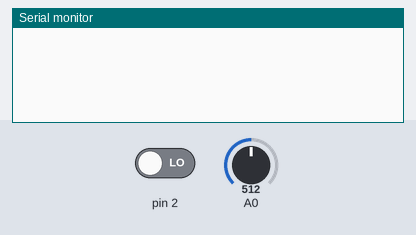
A sketch run on a simulated Arduino Uno, built with avr-gcc and run on an emulated ATmega328P. Shown: the last lines printed to the serial monitor. Inputs (shaded band) come from the test bench; at power-on: pin 2 LOW, A0 = 512.

Above: at 1.2 s.
1.3 s: pin 2 driven HIGH
At 2.7 s:
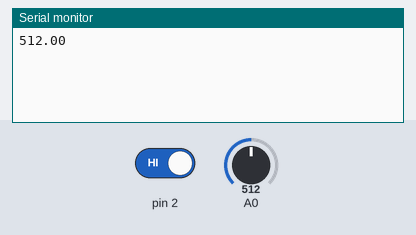
3.8 s: A0 set to 716
At 5.1 s:
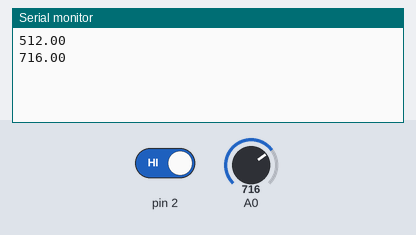
5.3 s: A0 set to 900
At 7.2 s:
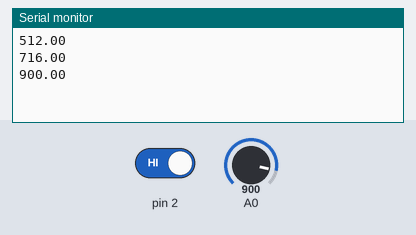
Timing chart, 0 to 8.7 s (numbered marks = the images above; inputs shaded):
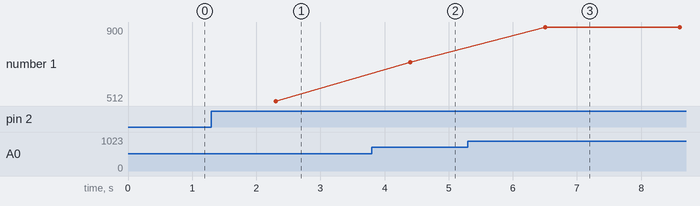

The sketch:

prob2.ino
```cpp
#include "arduinoFFT.h" // To include the installed library. Must include this.

arduinoFFT FFT = arduinoFFT(); // To use functions in the arduinoFFT library

double vReal[128]; // To store the obtained data and real parts of FFT results later
double vImag[128]; // To store imaginary parts of FFT results
int flag = 0;
int i =0;

void setup() {
  pinMode(A0,INPUT);
  pinMode(2,INPUT);
  Serial.begin(9600);
}

void loop() {
   /* have to include something to implement what is described below */
   // The code to store the obtained data in the array, vReal, which was probably done in problem #1.
   // While the data is stored in the array as changing the index, the array of vImag is also initialized to have zero values for each element.
  while(1) {
    if(digitalRead(2)==HIGH){
      if(flag==1){
        flag =0;
      }
      else{
        flag = 1;
      }
      delay(1000);
    }
    if(flag ==1){
      if(i<128){
        vReal[i] = analogRead(A0);
        Serial.println(vReal[i]);
        vImag[i] =0;
        i++;
        delay(100);
      }
      else{
        flag=0;
        break;
      }
    }
  }
  FFT.Compute(vReal, vImag, 128, FFT_FORWARD);
   // Using FFT, compute the Fourier Transform of the obtaine data (vReal).
   // The result of FFT will be saved in vReal (real parts) and vImag (imaginary parts).
   // SAMPLES means the size of the array. So, input 128.
   // After computation, vReal does not have the obatined data any more.
  FFT.ComplexToMagnitude(vReal, vImag, 128);
   // Using vReal and vImag, to calculate the magnitude for each index
   // It performs vReal = √(vReal)2+(vImag)2 for each index, and store the results into vReal // After computation, vReal does not have the real parts of the Fourier Transform.
  double peak = FFT.MajorPeak(vReal, 128, 10);
   // FFT.MajorPeak function finds the maximum value in the array (vReal) and returns its corresponding frequency
   // At this moment, the magnitudes calculated by FFT.ComplexToMagnitude are stored in the array (vRael).
   // SAMPLES is the size of the array (128), and SAMPLING_FREQUENCY is sampling frequency (10).
   /* have to include something to implement what is described below */
   // A code to estimate the heart rate based on the frequency obtained with FFT.
   // A code to send the heart rate via serial communication.
   Serial.println("심박수 출력");
   double heart_rate = peak*60;
   Serial.println(heart_rate);
   delay(1000);
}
```

Measured:
- after the input at 1.3 s, the serial monitor: prints a new line after 1.0 s (image 1)
- after the input at 3.8 s, the serial monitor: prints a new line after 0.60 s (image 2)
- after the input at 5.3 s, the serial monitor: prints a new line after 1.2 s (image 3)
- plotted number 1: 512 → 716 after the input at 3.8 s, 716 → 900 after the input at 5.3 s
